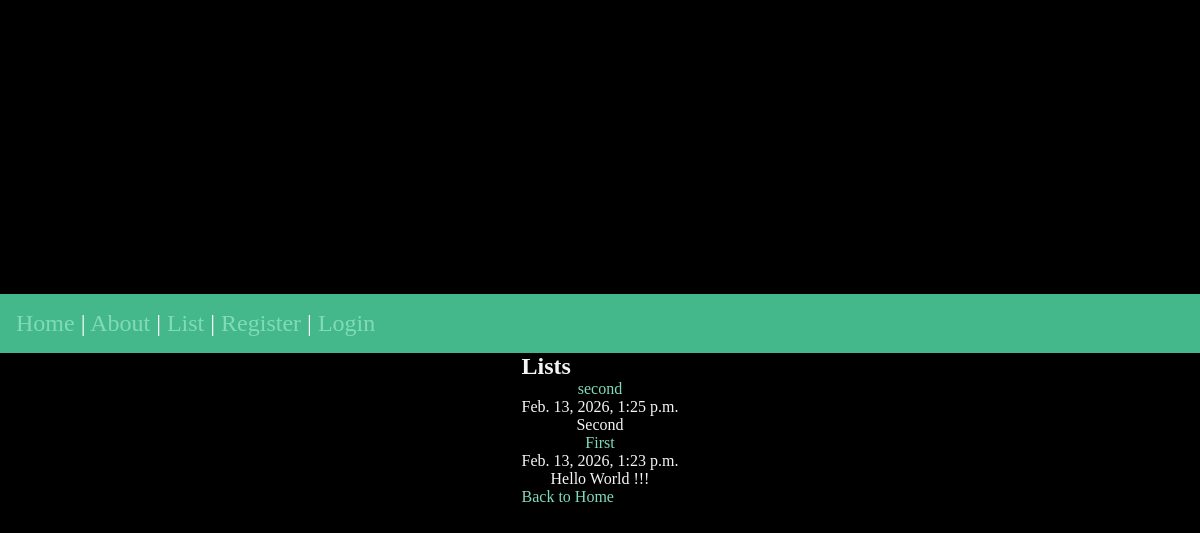
Page /list/ on the committed database.
### list/models.py (models this page shows, shortened)
class List(models.Model):
    title = models.CharField(max_length=50)
    body = models.TextField()
    slug = models.SlugField()
    date = models.DateTimeField(auto_now_add=True)
    banner = models.ImageField(default='fallback.png', blank=True)
    author = models.ForeignKey(User, on_delete=models.CASCADE, default=None, null=True)

### list/views.py (the view)
# urls.py: path('', views.post, name='post'),
def post(request):
    lists = List.objects.all().order_by('-date')
    return render(request, 'list/list.html', {'lists':lists})

### list/templates/list/list.html (shortened to what this page needs)
{% extends 'layout.html' %}
{% block content %}
    <h2>Lists</h2>
    <article>
        {% for list in lists %}
        <a href="{% url 'list:post_list' list.slug %}"><p>{{ list.title }}</p></a>
        <p>{{ list.date }}</p>
        <p>{{ list.body }}</p>
        {% endfor %}
    </article>
    <a href="{% url 'home' %}">Back to Home</a>
{% endblock %}

### static/css/style.css (style rules this page uses)
* { margin: 0; padding: 0; box-sizing: border-box; }
body { min-height: 100vh; min-width: 100vw; max-width: 100vw; display: grid; place-content: center; font-size: 1rem; background-color: black; color: whitesmoke; }
h1, p { text-align: center; }
a { text-decoration: none; color: #81dbb8; }

### rows in the picture
List: title "second", date "Feb. 13, 2026, 1:25 p.m.", body "Second"
List: title "First", date "Feb. 13, 2026, 1:23 p.m.", body "Hello World !!!"
